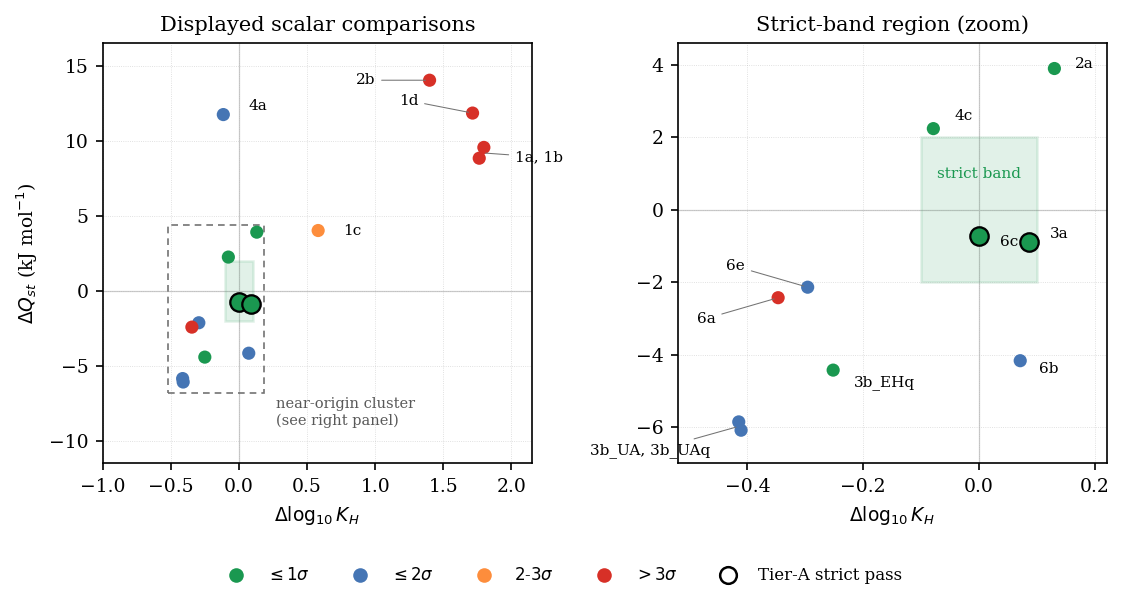

Write the Python code that produced this figure.
#!/usr/bin/env python3
"""Figure 2 - Strict result plot.

Plots the scalar comparison rows of Table 1 in the (delta log10 K_H, delta Q_st)
deviation plane and draws the Tier-A strict band (+/-0.10, +/-2.0 kJ/mol). Only
6c and 3a fall inside it: the 2/15 strict result. Numbers are read from
branch_data.csv (audited; derived from Table 1 / the verdict JSONs) and are NEVER
hand-typed in this script.

Labelling avoids collisions: the well-separated high-deviation points are tagged
with leader lines in the left panel; the dense near-origin cluster is resolved in
a right-hand zoom panel. The UiO-66 3b family appears as three force-field
variants, so the plotted rows total sixteen; the locked headline denominator
remains the fifteen-branch disposition (Table 1 / Appendix C).

Run:  .venv/bin/python paper/v3_author_written/figures/fig2_strict_result.py
"""
import csv
import os
import matplotlib
matplotlib.use("Agg")
import matplotlib.pyplot as plt
from matplotlib.patches import Rectangle
from matplotlib.lines import Line2D

HERE = os.path.dirname(os.path.abspath(__file__))
DATA = os.path.join(HERE, "branch_data.csv")

KH_BAND = 0.10
QST_BAND = 2.0
COLORS = {"le1": "#1a9850", "le2": "#4575b4", "2to3": "#fd8d3c", "gt3": "#d73027"}
CLABEL = {"le1": r"$\leq 1\sigma$", "le2": r"$\leq 2\sigma$",
          "2to3": r"$2$-$3\sigma$", "gt3": r"$>3\sigma$"}
ORDER = ["le1", "le2", "2to3", "gt3"]


def load():
    rows = [l for l in open(DATA) if not l.startswith("#")]
    out = {}
    for r in csv.DictReader(rows):
        if r["bclass"] == "blocked" or r["dlogKH"] == "":
            continue
        out[r["branch"]] = {"x": float(r["dlogKH"]), "y": float(r["dQst"]),
                            "bclass": r["bclass"], "tierA": r["tierA"]}
    return out


def strict_box(ax):
    ax.add_patch(Rectangle((-KH_BAND, -QST_BAND), 2 * KH_BAND, 2 * QST_BAND,
                           facecolor="#1a9850", alpha=0.13, edgecolor="#1a9850",
                           lw=1.2, zorder=1))
    ax.axhline(0, color="0.8", lw=0.6, zorder=0)
    ax.axvline(0, color="0.8", lw=0.6, zorder=0)


def points(ax, data):
    for d in data.values():
        edge = "black" if d["tierA"] == "PASS" else "none"
        ax.scatter(d["x"], d["y"], s=78 if d["tierA"] == "PASS" else 40,
                   c=COLORS[d["bclass"]], edgecolors=edge, linewidths=1.1, zorder=3)


def lab(ax, text, xy, off, arrow=False):
    ha = "left" if off[0] >= 0 else "right"
    ax.annotate(text, xy, textcoords="offset points", xytext=off, fontsize=7.3,
                ha=ha, va="center", zorder=5,
                arrowprops=dict(arrowstyle="-", lw=0.5, color="0.45",
                                shrinkA=1, shrinkB=2) if arrow else None)


def main():
    plt.rcParams.update({"font.family": "serif", "font.size": 9})
    d = load()
    fig, (ax1, ax2) = plt.subplots(1, 2, figsize=(7.6, 4.0))

    # ---- Panel A: full range, label only well-separated points ----
    strict_box(ax1)
    points(ax1, d)
    lab(ax1, "2b", (d["2b"]["x"], d["2b"]["y"]), (-26, 0), arrow=True)
    lab(ax1, "1d", (d["1d"]["x"], d["1d"]["y"]), (-26, 6), arrow=True)
    lab(ax1, "1a, 1b", ((d["1a"]["x"] + d["1b"]["x"]) / 2, (d["1a"]["y"] + d["1b"]["y"]) / 2),
        (16, -2), arrow=True)
    lab(ax1, "4a", (d["4a"]["x"], d["4a"]["y"]), (12, 4))
    lab(ax1, "1c", (d["1c"]["x"], d["1c"]["y"]), (12, 0))
    # 2a/3a are no longer high-deviation: after the genuine-UFF rebuild they sit in the
    # near-origin cluster (resolved in the right panel), so they are labelled there.
    ax1.add_patch(Rectangle((-0.52, -6.8), 0.70, 11.2, fill=False, ls=(0, (4, 3)),
                            ec="0.45", lw=0.8, zorder=2))
    ax1.annotate("near-origin cluster\n(see right panel)", (0.18, -6.8),
                 textcoords="offset points", xytext=(6, -2), fontsize=7.0,
                 color="0.35", va="top")
    ax1.set_xlim(-1.0, 2.15)
    ax1.set_ylim(-11.5, 16.5)
    ax1.set_xlabel(r"$\Delta\log_{10} K_H$")
    ax1.set_ylabel(r"$\Delta Q_{st}$ (kJ mol$^{-1}$)")
    ax1.set_title("Displayed scalar comparisons", fontsize=10)
    ax1.grid(True, ls=":", lw=0.4, alpha=0.5)

    # ---- Panel B: zoom on the near-origin / strict-band region ----
    strict_box(ax2)
    points(ax2, d)
    lab(ax2, "4c", (d["4c"]["x"], d["4c"]["y"]), (10, 6))
    lab(ax2, "2a", (d["2a"]["x"], d["2a"]["y"]), (10, 2))
    lab(ax2, "3a", (d["3a"]["x"], d["3a"]["y"]), (10, 4))
    lab(ax2, "6c", (d["6c"]["x"], d["6c"]["y"]), (10, -3))
    lab(ax2, "6b", (d["6b"]["x"], d["6b"]["y"]), (9, -4))
    lab(ax2, "6e", (d["6e"]["x"], d["6e"]["y"]), (-30, 10), arrow=True)
    lab(ax2, "6a", (d["6a"]["x"], d["6a"]["y"]), (-30, -10), arrow=True)
    lab(ax2, "3b_EHq", (d["3b_EHq"]["x"], d["3b_EHq"]["y"]), (10, -6))
    lab(ax2, "3b_UA, 3b_UAq",
        ((d["3b_UA"]["x"] + d["3b_UAq"]["x"]) / 2, (d["3b_UA"]["y"] + d["3b_UAq"]["y"]) / 2),
        (-14, -12), arrow=True)
    ax2.text(0.0, 1.0, "strict band", fontsize=7.3, color="#1a9850",
             ha="center", va="center")
    ax2.set_xlim(-0.52, 0.22)
    ax2.set_ylim(-7.0, 4.6)
    ax2.set_xlabel(r"$\Delta\log_{10} K_H$")
    ax2.set_title("Strict-band region (zoom)", fontsize=10)
    ax2.grid(True, ls=":", lw=0.4, alpha=0.5)

    # ---- shared legend below, outside the axes ----
    handles = [Line2D([0], [0], marker="o", ls="", mfc=COLORS[k], mec="none",
                      ms=7, label=CLABEL[k]) for k in ORDER]
    handles.append(Line2D([0], [0], marker="o", ls="", mfc="white", mec="black",
                          mew=1.2, ms=8, label="Tier-A strict pass"))
    fig.legend(handles=handles, loc="lower center", ncol=5, fontsize=8,
               frameon=False, bbox_to_anchor=(0.5, -0.01))
    fig.tight_layout(rect=[0, 0.07, 1, 1])
    out = os.path.join(HERE, "fig2_strict_result.pdf")
    fig.savefig(out, bbox_inches="tight")
    fig.savefig(out.replace(".pdf", ".png"), dpi=150, bbox_inches="tight")
    print("wrote", out)


if __name__ == "__main__":
    main()
